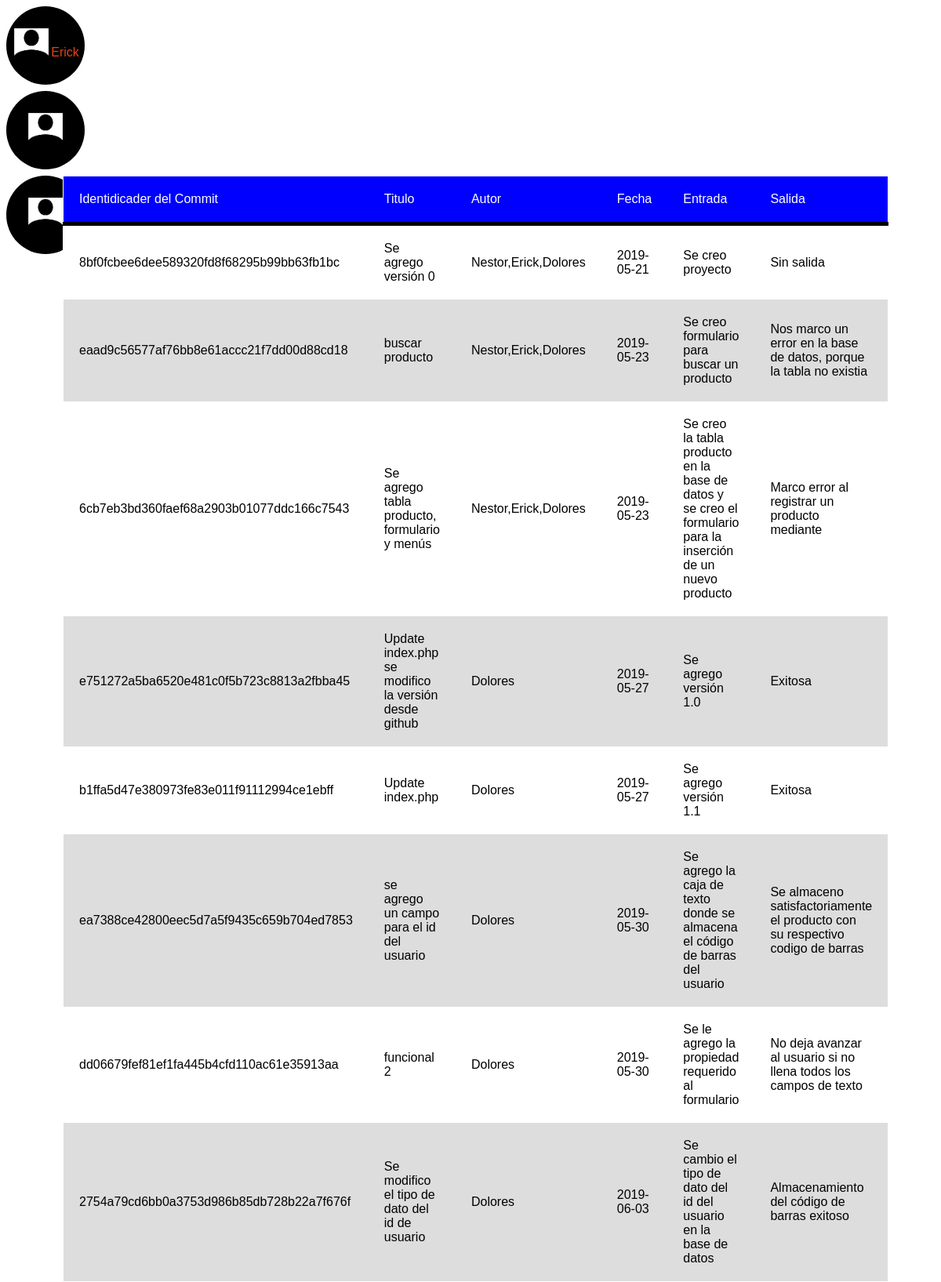
Screenshot of /seleccionarUsuario.php?d=3 with the database file from the repository.
### tables this page shows
CREATE TABLE `modificaciones` (
  `id_commit` int(6) NOT NULL,
  `codigo` varchar(99) DEFAULT NULL,
  `titulo` varchar(150) DEFAULT NULL,
  `autor` varchar(20) DEFAULT NULL,
  `fecha` date DEFAULT NULL,
  `entrada` varchar(1000) DEFAULT NULL,
  `salida` varchar(1000) DEFAULT NULL,
  `id_prueba` int(6) DEFAULT NULL,
  `id_modulo` int(6) DEFAULT NULL
);

### seleccionarUsuario.php (the view, shortened to what this page needs)
<!DOCTYPE html>
<html lang="en" dir="ltr">
  <head>
    <link rel="stylesheet" href="estilos.css">
  </head>
  <body>
   <div class="search-box">
       <a class="search-btn" href="seleccionarUsuario.php?e=1">
         <img src="usuariod.png" height="50" width="50">
         <span class="phone">Erick</span>
       </a>
       <br>
       <br>
       <br>
       <br>
       <br>
       <br>
       <a class="search-btn" href="seleccionarUsuario.php?n=2"><img src="usuariod.png" height="50" width="50"></a>
       <br>
       <br>
       <br>
       <br>
       <br>
       <br>
         <a class="search-btn" href="seleccionarUsuario.php?d=3"><img src="usuariod.png" height="50" width="50"></a>
   </div>
<?php
@$d = $_GET['d'];
$conexion=mysqli_connect("localhost","root","","bitacora") or
                          die("Problemas en la conexión");
?>
<?php
if($d != ""){
$consulta = "SELECT * FROM modificaciones WHERE autor LIKE'%Dolores%'";
$respuesta= mysqli_query($conexion,$consulta)or die("Problemas en el select".mysqli_error($conexion));
?>
<div class="tabla">
<center> <table>
<thead>
  <tr>
    <td>Identidicader del Commit</td>
    <td>Titulo</td>
    <td>Autor</td>
    <td>Fecha</td>
    <td>Entrada</td>
    <td>Salida</td>
  </tr>
</thead>
<?php
while($DatosCommit= mysqli_fetch_array($respuesta)) {
?>
<tr>
   <td><?php echo utf8_encode($DatosCommit[1]); ?></td>
   <td><?php echo utf8_encode($DatosCommit[2]); ?></td>
   <td><?php echo utf8_encode($DatosCommit[3]); ?></td>
   <td><?php echo utf8_encode($DatosCommit[4]); ?></td>
   <td><?php echo utf8_encode($DatosCommit[5]); ?></td>
   <td><?php echo utf8_encode($DatosCommit[6]); ?></td>
</tr>
<?php } ?>
</table></center>
</div>
<?php
}
 ?>
</body>
</html>

### estilos.css (style rules this page uses)
body { font-family: Arial; }
span.phone::before { content: '\A'; white-space: pre-line; text-align-last: inherit; }
.search-btn { color: #e84118; float:left; width: 100px; height: 100px; border-radius: 50%; background: black; display: flex; justify-content: center; align-items: center; text-decoration: none; }
.tabla { width:220px; position:absolute; left:80%; margin-left:-880px; }
table { border: 1px solid white; border-collapse: collapse; width: 500px; background-color: white; }
table td { border: 0px solid black; padding: 20px; }
table tr { border: 0px solid black; width: auto; }
thead { background-color: blue; border-bottom: solid 5px black; color: white; }
tr:nth-child(even) { background-color: #ddd; }

### rows the page displays
modificaciones: codigo "8bf0fcbee6dee589320fd8f68295b99bb63fb1bc", titulo "Se agrego versión 0", autor "Nestor,Erick,Dolores", fecha "2019-05-21", entrada "Se creo proyecto", salida "Sin salida"
modificaciones: codigo "eaad9c56577af76bb8e61accc21f7dd00d88cd18", titulo "buscar producto", autor "Nestor,Erick,Dolores", fecha "2019-05-23", entrada "Se creo formulario para buscar un producto", salida "Nos marco un error en la base de datos, porque la tabla no existia"
modificaciones: codigo "6cb7eb3bd360faef68a2903b01077ddc166c7543", titulo "Se agrego tabla producto, formulario y menús", autor "Nestor,Erick,Dolores", fecha "2019-05-23", entrada "Se creo la tabla producto en la base de datos y se creo el formulario para la inserción de un nuevo producto", salida "Marco error al registrar un producto mediante"
modificaciones: codigo "e751272a5ba6520e481c0f5b723c8813a2fbba45", titulo "Update index.php se modifico la versión desde github", autor "Dolores", fecha "2019-05-27", entrada "Se agrego versión 1.0", salida "Exitosa"
modificaciones: codigo "b1ffa5d47e380973fe83e011f91112994ce1ebff", titulo "Update index.php", autor "Dolores", fecha "2019-05-27", entrada "Se agrego versión 1.1", salida "Exitosa"
modificaciones: codigo "ea7388ce42800eec5d7a5f9435c659b704ed7853", titulo "se agrego un campo para el id del usuario", autor "Dolores", fecha "2019-05-30", entrada "Se agrego la caja de texto donde se almacena el código de barras del usuario", salida "Se almaceno satisfactoriamente el producto con su respectivo codigo de barras"
modificaciones: codigo "dd06679fef81ef1fa445b4cfd110ac61e35913aa", titulo "funcional 2", autor "Dolores", fecha "2019-05-30", entrada "Se le agrego la propiedad requerido al formulario", salida "No deja avanzar al usuario si no llena todos los campos de texto"
modificaciones: codigo "2754a79cd6bb0a3753d986b85db728b22a7f676f", titulo "Se modifico el tipo de dato del id de usuario", autor "Dolores", fecha "2019-06-03", entrada "Se cambio el tipo de dato del id del usuario en la base de datos", salida "Almacenamiento del código de barras exitoso"
